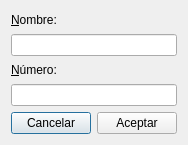
<?xml version="1.0" encoding="UTF-8"?>
<ui version="4.0">
 <class>Dialog</class>
 <widget class="QDialog" name="Dialog">
  <property name="geometry">
   <rect>
    <x>0</x>
    <y>0</y>
    <width>186</width>
    <height>145</height>
   </rect>
  </property>
  <property name="windowTitle">
   <string>Add Radio</string>
  </property>
  <property name="windowIcon">
   <iconset>
    <normaloff>:/antenna.svg</normaloff>:/antenna.svg</iconset>
  </property>
  <layout class="QVBoxLayout" name="verticalLayout">
   <item>
    <widget class="QLabel" name="label">
     <property name="text">
      <string>&amp;Nombre:</string>
     </property>
     <property name="buddy">
      <cstring>name</cstring>
     </property>
    </widget>
   </item>
   <item>
    <widget class="QLineEdit" name="name"/>
   </item>
   <item>
    <widget class="QLabel" name="label_2">
     <property name="text">
      <string>&amp;Número:</string>
     </property>
     <property name="buddy">
      <cstring>number</cstring>
     </property>
    </widget>
   </item>
   <item>
    <widget class="QLineEdit" name="number"/>
   </item>
   <item>
    <layout class="QHBoxLayout" name="horizontalLayout">
     <item>
      <spacer name="horizontalSpacer">
       <property name="orientation">
        <enum>Qt::Horizontal</enum>
       </property>
       <property name="sizeHint" stdset="0">
        <size>
         <width>40</width>
         <height>20</height>
        </size>
       </property>
      </spacer>
     </item>
     <item>
      <widget class="QPushButton" name="cancelButton">
       <property name="text">
        <string>Cancelar</string>
       </property>
       <property name="icon">
        <iconset>
         <normaloff>:/delete.svg</normaloff>:/delete.svg</iconset>
       </property>
      </widget>
     </item>
     <item>
      <widget class="QPushButton" name="addButton">
       <property name="text">
        <string>Aceptar</string>
       </property>
       <property name="icon">
        <iconset>
         <normaloff>:/ok.svg</normaloff>:/ok.svg</iconset>
       </property>
      </widget>
     </item>
    </layout>
   </item>
  </layout>
 </widget>
 <resources/>
 <connections>
  <connection>
   <sender>cancelButton</sender>
   <signal>clicked()</signal>
   <receiver>Dialog</receiver>
   <slot>reject()</slot>
   <hints>
    <hint type="sourcelabel">
     <x>244</x>
     <y>125</y>
    </hint>
    <hint type="destinationlabel">
     <x>172</x>
     <y>125</y>
    </hint>
   </hints>
  </connection>
  <connection>
   <sender>addButton</sender>
   <signal>clicked()</signal>
   <receiver>Dialog</receiver>
   <slot>accept()</slot>
   <hints>
    <hint type="sourcelabel">
     <x>377</x>
     <y>124</y>
    </hint>
    <hint type="destinationlabel">
     <x>401</x>
     <y>64</y>
    </hint>
   </hints>
  </connection>
 </connections>
</ui>
